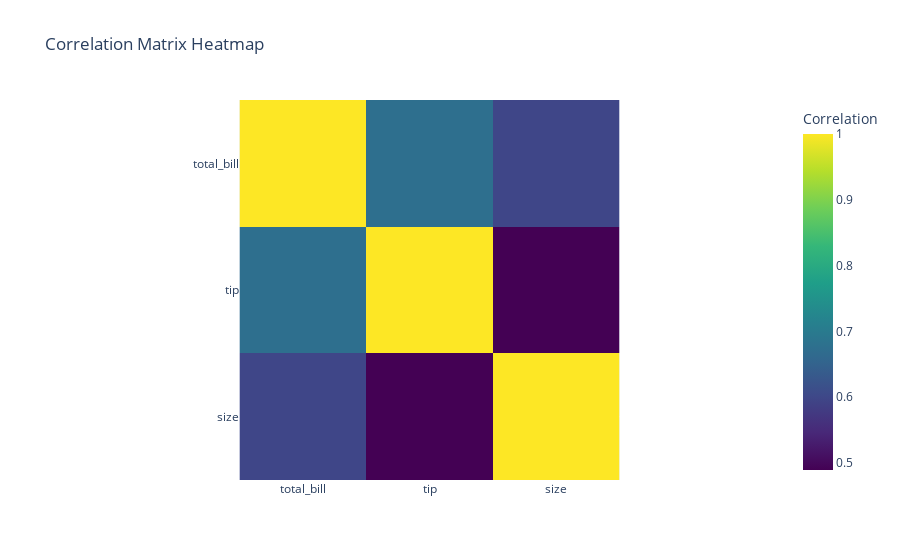

This figure's notebook cell:
### Markdown cell above
## 2. Heatmaps

### Correlation Heatmap
Heatmaps are useful for visualizing the relationships between variables in a matrix form. We'll first create a heatmap based on correlation data.

In order for a heatmap to work properly, your data should already be in a matrix form, the sns.heatmap function basically just colors it in for you. For example:

### Code cell
# Generate a correlation matrix for the 'tips' dataset

# Compute the correlation matrix
correlation_matrix = tips.corr(numeric_only=True)  # Compute correlation for numeric columns

# Convert to long format for Plotly visualization
corr_long = correlation_matrix.reset_index().melt(id_vars="index")

# Rename columns for better readability
corr_long.columns = ["Variable 1", "Variable 2", "Correlation"]

# Create a heatmap using Plotly
fig = px.imshow(
    correlation_matrix,
    labels=dict(color="Correlation"),
    x=correlation_matrix.columns,
    y=correlation_matrix.index,
    title="Correlation Matrix Heatmap",
    color_continuous_scale="Viridis"
)
fig.show()

### Figure 1 — Plotly figure (JSON) as saved in the notebook; plotly's stock layout.template omitted (floating-point values rounded to 4 significant figures)
{"data": [{"coloraxis": "coloraxis", "hovertemplate": "x: %{x}<br>y: %{y}<br>Correlation: %{z}<extra></extra>", "name": "0", "type": "heatmap", "x": ["total_bill", "tip", "size"], "xaxis": "x", "y": ["total_bill", "tip", "size"], "yaxis": "y", "z": [[1, 0.6757, 0.5983], [0.6757, 1, 0.4893], [0.5983, 0.4893, 1]]}], "layout": {"coloraxis": {"colorbar": {"title": {"text": "Correlation"}}, "colorscale": [[0, "#440154"], [0.1111, "#482878"], [0.2222, "#3e4989"], [0.3333, "#31688e"], [0.4444, "#26828e"], [0.5556, "#1f9e89"], [0.6667, "#35b779"], [0.7778, "#6ece58"], [0.8889, "#b5de2b"], [1, "#fde725"]]}, "title": {"text": "Correlation Matrix Heatmap"}, "xaxis": {"anchor": "y", "constrain": "domain", "domain": [0, 1], "scaleanchor": "y"}, "yaxis": {"anchor": "x", "autorange": "reversed", "constrain": "domain", "domain": [0, 1]}}}
